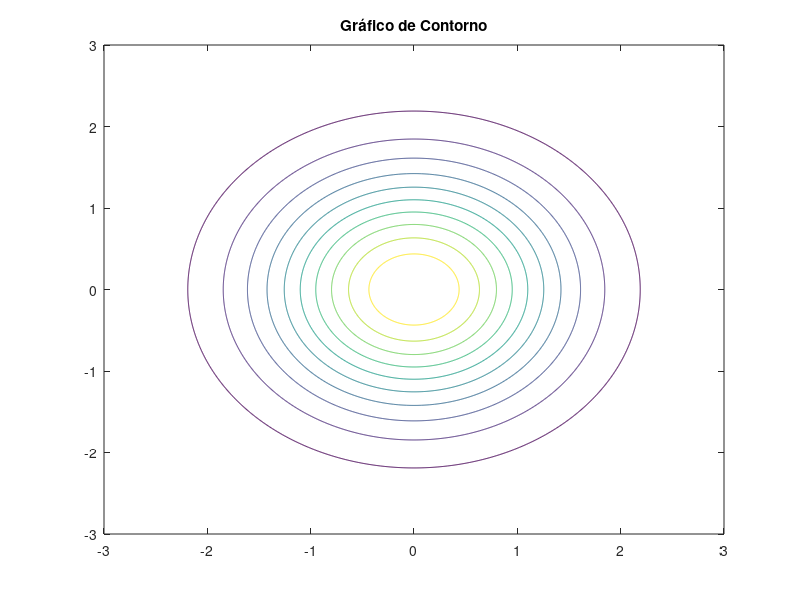
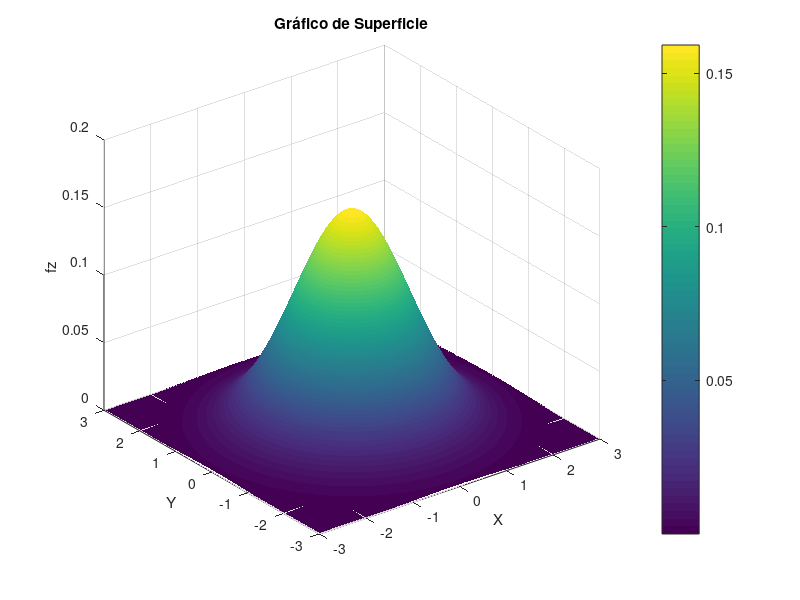

Recreate these plots in MATLAB, in order.
close all
clear all

n = 1000;

x = linspace(-3,3,n);
y = linspace(-3,3,n);

[XX, YY] = meshgrid(x,y);

fz = 1/(2*pi) * exp(-0.5 * (XX.^2 + YY.^2));


figure;
contour(XX, YY, fz, 10);
title('Gráfico de Contorno');

figure;
surf(XX, YY, fz);
title('Gráfico de Superficie');
xlabel('X');
ylabel('Y');
zlabel('fz');
colorbar;
shading interp; % Mejora la visualización de la superficie